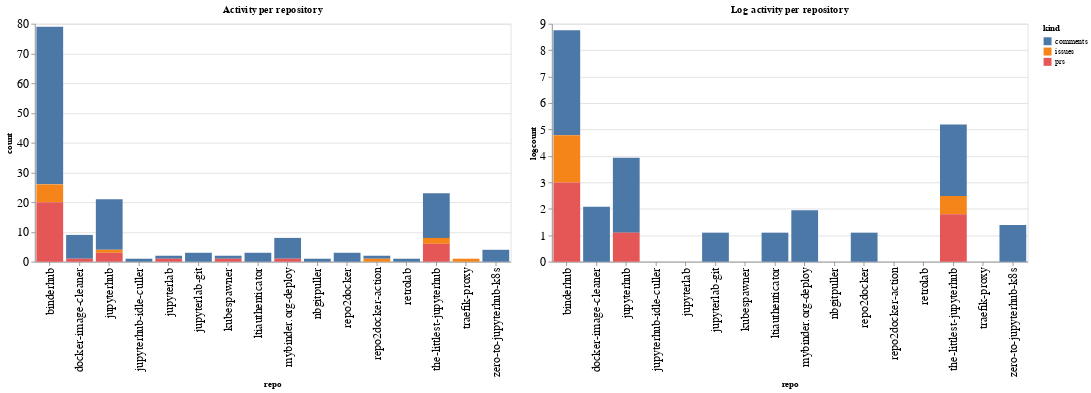

The notebook cell this image was saved under:
### Code cell
ch1 = alt.Chart(repo_summaries, width=600, title="Activity per repository").mark_bar().encode(
    x='repo',
    y='count',
    color='kind',
    tooltip="kind"
)

ch2 = alt.Chart(repo_summaries, width=600, title="Log activity per repository").mark_bar().encode(
    x='repo',
    y='logcount',
    color='kind',
    tooltip="kind"
)

ch1 | ch2

### Figure 1 — Vega-Lite specification as saved in the notebook (floating-point values rounded to 4 significant figures)
{"config": {"axisLeft": {"labelFontSize": 15}, "axisBottom": {"labelFontSize": 15}}, "hconcat": [{"mark": "bar", "encoding": {"color": {"type": "nominal", "field": "kind"}, "tooltip": {"type": "nominal", "field": "kind"}, "x": {"type": "nominal", "field": "repo"}, "y": {"type": "quantitative", "field": "count"}}, "title": "Activity per repository", "width": 600}, {"mark": "bar", "encoding": {"color": {"type": "nominal", "field": "kind"}, "tooltip": {"type": "nominal", "field": "kind"}, "x": {"type": "nominal", "field": "repo"}, "y": {"type": "quantitative", "field": "logcount"}}, "title": "Log activity per repository", "width": 600}], "data": {"name": "data-0a4baefd8f3bf658e0981cc66c473f36"}, "$schema": "https://vega.github.io/schema/vega-lite/v4.8.1.json", "datasets": {"data-0a4baefd8f3bf658e0981cc66c473f36": [{"repo": "binderhub", "kind": "comments", "count": 53, "logcount": 3.97}, {"repo": "binderhub", "kind": "issues", "count": 6, "logcount": 1.792}, {"repo": "binderhub", "kind": "prs", "count": 20, "logcount": 2.996}, {"repo": "docker-image-cleaner", "kind": "comments", "count": 8, "logcount": 2.079}, {"repo": "docker-image-cleaner", "kind": "prs", "count": 1, "logcount": 0.0}, {"repo": "jupyterhub", "kind": "comments", "count": 17, "logcount": 2.833}, {"repo": "jupyterhub", "kind": "issues", "count": 1, "logcount": 0.0}, {"repo": "jupyterhub", "kind": "prs", "count": 3, "logcount": 1.099}, {"repo": "jupyterhub-idle-culler", "kind": "comments", "count": 1, "logcount": 0.0}, {"repo": "jupyterlab", "kind": "comments", "count": 1, "logcount": 0.0}, {"repo": "jupyterlab", "kind": "prs", "count": 1, "logcount": 0.0}, {"repo": "jupyterlab-git", "kind": "comments", "count": 3, "logcount": 1.099}, {"repo": "kubespawner", "kind": "comments", "count": 1, "logcount": 0.0}, {"repo": "kubespawner", "kind": "prs", "count": 1, "logcount": 0.0}, {"repo": "ltiauthenticator", "kind": "comments", "count": 3, "logcount": 1.099}, {"repo": "mybinder.org-deploy", "kind": "comments", "count": 7, "logcount": 1.946}, {"repo": "mybinder.org-deploy", "kind": "prs", "count": 1, "logcount": 0.0}, {"repo": "nbgitpuller", "kind": "comments", "count": 1, "logcount": 0.0}, {"repo": "repo2docker", "kind": "comments", "count": 3, "logcount": 1.099}, {"repo": "repo2docker-action", "kind": "comments", "count": 1, "logcount": 0.0}, {"repo": "repo2docker-action", "kind": "issues", "count": 1, "logcount": 0.0}, {"repo": "retrolab", "kind": "comments", "count": 1, "logcount": 0.0}, {"repo": "the-littlest-jupyterhub", "kind": "comments", "count": 15, "logcount": 2.708}, {"repo": "the-littlest-jupyterhub", "kind": "issues", "count": 2, "logcount": 0.6931}, {"repo": "the-littlest-jupyterhub", "kind": "prs", "count": 6, "logcount": 1.792}, {"repo": "traefik-proxy", "kind": "issues", "count": 1, "logcount": 0.0}, {"repo": "zero-to-jupyterhub-k8s", "kind": "comments", "count": 4, "logcount": 1.386}]}}
